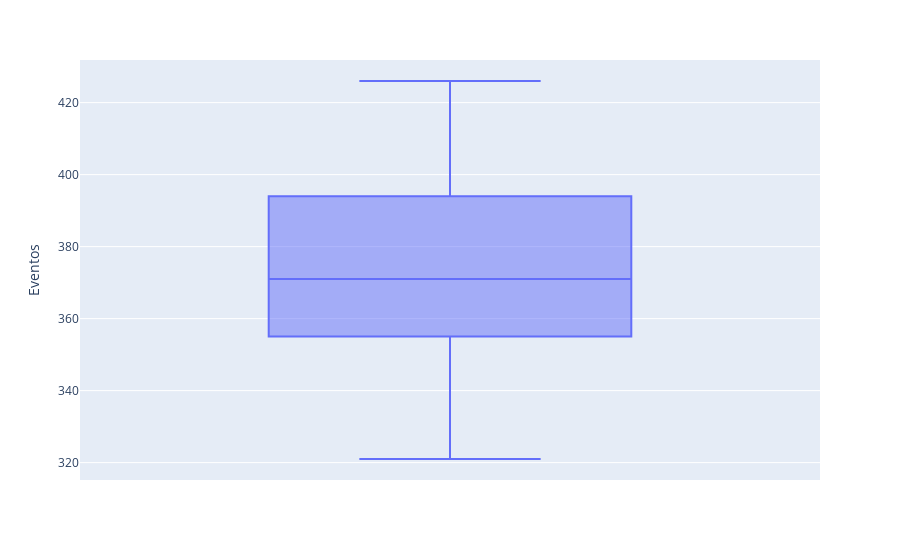

The code cell stored with this chart in its notebook:
### Markdown cell above
## Datos estdísticos de los eventos

### Code cell
# Datos por año (todos los los años excepto 2023)
fig = px.box(eventos_df[0:-1], y="Eventos")
fig.show()
eventos_df[0:-1].describe()

### Figure 1 — Plotly figure (JSON) as saved in the notebook; plotly's stock layout.template omitted (floating-point values rounded to 4 significant figures)
{"data": [{"alignmentgroup": "True", "hovertemplate": "Eventos=%{y}<extra></extra>", "legendgroup": "", "marker": {"color": "#636efa"}, "name": "", "notched": false, "offsetgroup": "", "orientation": "v", "showlegend": false, "type": "box", "x0": " ", "xaxis": "x", "y": [412, 426, 391, 395, 371, 354, 362, 375, 346, 358, 321], "y0": " ", "yaxis": "y"}], "layout": {"boxmode": "group", "legend": {"tracegroupgap": 0}, "margin": {"t": 60}, "xaxis": {"anchor": "y", "domain": [0, 1]}, "yaxis": {"anchor": "x", "domain": [0, 1], "title": {"text": "Eventos"}}}}
